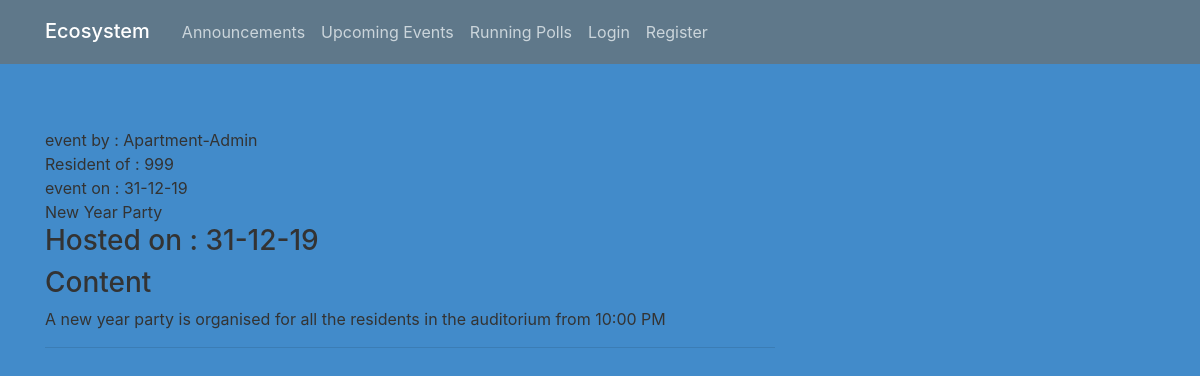
Screenshot of /event/1 with the database file from the repository.
### ecosystem/models.py (models this page shows, shortened)
class User(db.Model, UserMixin):
    id = db.Column(db.Integer, primary_key = True)
    username = db.Column(db.String(20), unique=True, nullable=False)
    name = db.Column(db.String(20), nullable=False)
    apt_no = db.Column(db.String(3), nullable=False, unique=True)
    password = db.Column(db.String(60), nullable=False)
    posts = db.relationship('Post', backref='author', lazy=True)
    events = db.relationship('Event', backref='author', lazy=True)
    polls = db.relationship('Poll', backref='author', lazy=True)

class Event(db.Model):
    id = db.Column(db.Integer, primary_key = True)
    category = db.Column(db.String(30), nullable=False)
    date_of_event = db.Column(db.String(20), nullable=False)
    date_posted = db.Column(db.DateTime, nullable=False, default=datetime.utcnow())
    content = db.Column(db.Text, nullable=False)
    user_id = db.Column(db.Integer, db.ForeignKey('user.id'), nullable=False)

### ecosystem/routes.py (the view)
@app.route("/event/<int:event_id>")
def event(event_id):
    event = Event.query.get_or_404(event_id)
    return render_template('event.html', title=event.date_of_event, event=event)

### ecosystem/templates/event.html (shortened to what this page needs)
{% extends "layout.html" %}
{% block content %}
        <br>
        <br>
        <a>event by : {{ event.author.name }}</a>
        <br>
        <a>Resident of : {{ event.author.apt_no }}</a>
        <br>
        <a>event on : {{ event.date_of_event }}</a>
        <br>
        <a>{{ event.category }}</a>
        <br>
        <h3>Hosted on : {{ event.date_of_event }}</h3>
        <h3>Content</h3>
        <a>{{ event.content }}</a>
        <hr>
{% endblock content %}

### ecosystem/static/main.css (style rules this page uses)
body { background-color: #428bca; color: #333333; margin-top: 5rem; }
h1, h2, h3, h4, h5, h6 { color: #333333; }
a { color: #00008B; }

### rows the page displays
User: author.name "Apartment-Admin", author.apt_no "999"
Event: date_of_event "31-12-19", category "New Year Party", content "A new year party is organised for all the residents in the auditorium from 10:00 PM"
